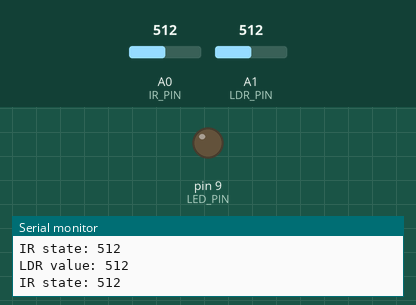
Bench run of a sketch on a simulated Arduino Uno, built with avr-gcc and run on an emulated ATmega328P. On the bench: output pins drawn as LEDs (lit = HIGH), the last lines printed to the serial monitor. Inputs (shaded band) come from the test bench; at power-on: A1 (LDR_PIN) = 512, A0 (IR_PIN) = 512.

Above: at 1.2 s.
1.3 s: A1 (LDR_PIN) set to 0
At 2.3 s:
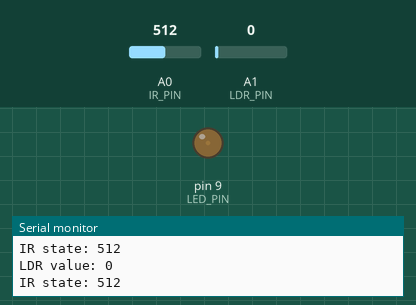
2.8 s: A0 (IR_PIN) set to 491
At 3.7 s:
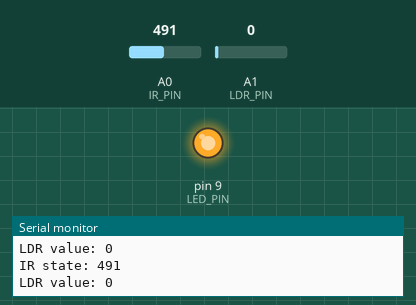
4.3 s: A1 (LDR_PIN) set to 8
7.3 s: A1 (LDR_PIN) set to 11
At 8.1 s:
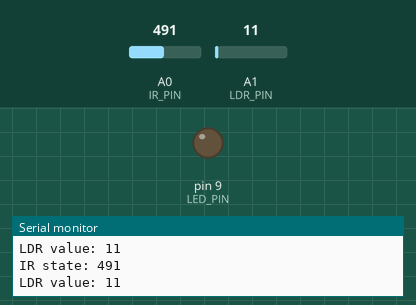
Timing chart, 0 to 9.8 s (numbered marks = the images above; inputs shaded):
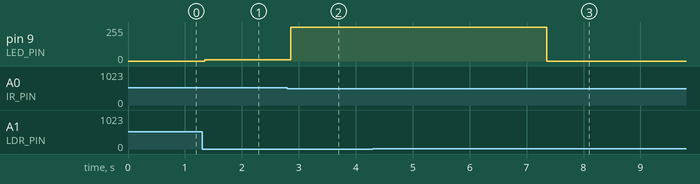

The sketch:

street_light.ino
```cpp
// Define pin numbers
const int IR_PIN = A0;    // IR sensor pin
const int LDR_PIN = A1;  // LDR sensor pin
const int LED_PIN = 9;   // LED dimmer pin

// Define variables
int irState = 0;    // Current IR sensor state
int ldrValue = 0;   // Current LDR sensor value
int brightness = 0; // Current LED brightness

void setup() {
  // Initialize serial communication
  Serial.begin(9600);

  // Set pin modes
  pinMode(IR_PIN, INPUT);
  pinMode(LDR_PIN, INPUT);
  pinMode(LED_PIN, OUTPUT);
}

void loop() {
  // Read IR sensor state
  irState = analogRead(IR_PIN);

  // Read LDR sensor value
  ldrValue = analogRead(LDR_PIN);

  // Print sensor values to serial monitor
  Serial.print("IR state: ");
  Serial.println(irState);
  Serial.print("LDR value: ");
  Serial.println(ldrValue);

  // If IR sensor detects an object and it's dark outside
  if (ldrValue < 10 && irState < 500) {
    analogWrite(LED_PIN, 255);
  }
  // If there's no object or it's not dark outside
  else if(ldrValue < 10) {
    analogWrite(LED_PIN, 10);
  }
  else{
    analogWrite(LED_PIN, 0);
  }
}
```

Measured:
- the behaviour switches between 500 and 499 on A0 (IR_PIN) (found by bisection; images 1 and 2)
- the behaviour switches between 9 and 10 on A1 (LDR_PIN) (found by bisection; images 2 and 3)
- after the input at 1.3 s, pin 9 (LED_PIN): 0/255 → 10/255 after 0.05 s
- after the input at 2.8 s, pin 9 (LED_PIN): 10/255 → 255/255 after 0.06 s
- after the input at 7.3 s, pin 9 (LED_PIN): 255/255 → 0/255 after 0.05 s
